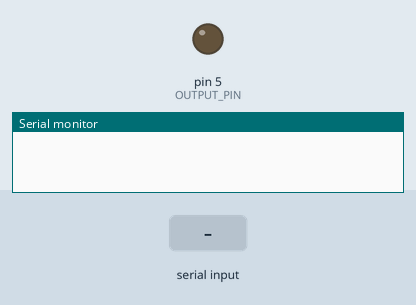
Simulated run of this sketch. Board: Arduino Uno, built with avr-gcc and run on an emulated ATmega328P. Shown: output pins drawn as LEDs (lit = HIGH), the last lines printed to the serial monitor. The test bench sets the inputs (shaded band).

Above: at 1.2 s.
1.3 s: "90,45,200\n" received over Serial
At 1.6 s:
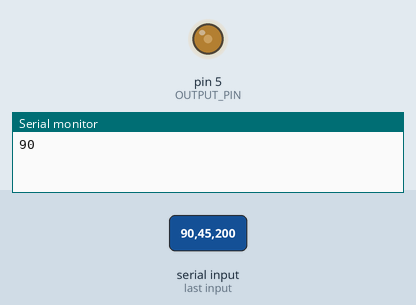
2.8 s: "30,150,10\n" received over Serial
At 3.9 s:
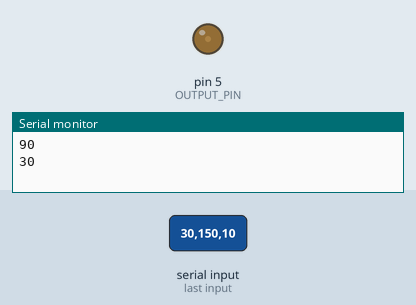
4.3 s: "90,45\n" received over Serial
At 4.9 s:
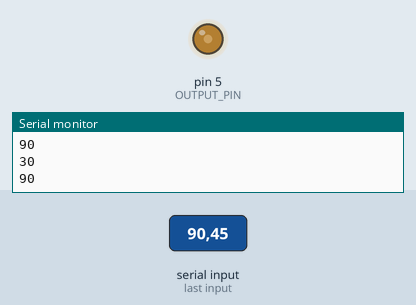
5.8 s: "30,150\n" received over Serial
At 6.1 s:
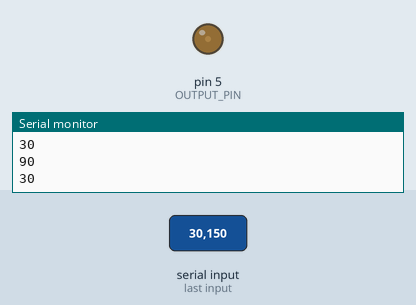
Timing chart, 0 to 8.3 s (numbered marks = the images above; inputs shaded):
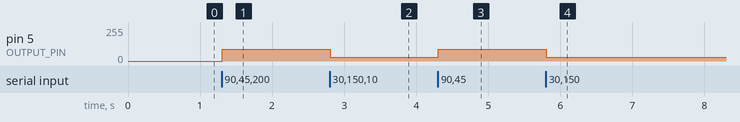

Measured:
- after the input at 1.3 s, pin 5 (OUTPUT_PIN): 0/255 → 90/255 at once
- after the input at 2.8 s, pin 5 (OUTPUT_PIN): 90/255 → 30/255 at once
- after the input at 4.3 s, pin 5 (OUTPUT_PIN): 30/255 → 90/255 at once
- after the input at 5.8 s, pin 5 (OUTPUT_PIN): 90/255 → 30/255 at once

The sketch:

arduino_Example2.ino
```cpp
#define NUM_VALUES 1
#define OUTPUT_PIN 5

int incomingValues[NUM_VALUES];
const int DELAY_MS = 500;

void setup() {
  Serial.begin(9600);
  pinMode(OUTPUT_PIN, OUTPUT);
}

void loop() {
  // Check to see if there is any incoming serial data
  if(Serial.available() > 0){

    // read string until the endo of the line
    String rcvdSerialData = Serial.readStringUntil('\n');
    split(rcvdSerialData, incomingValues, NUM_VALUES);

     for (int j=0; j < NUM_VALUES; j++) {
      analogWrite(OUTPUT_PIN,incomingValues[j]);
      delay(DELAY_MS);
  }

}

}

void split(String inputString, int returnData[], int numOfValues)
{
  int index = 0;
  int lastPos = 0;

  for (int i = 0; i < inputString.length(); i++)
  {
    if (inputString.charAt(i) == ',' && index < numOfValues)
    {
      String tempStr = inputString.substring(lastPos, i);
      Serial.println(tempStr);
      returnData[index] = tempStr.toInt();
      index++;
      lastPos = i + 1;
    }
  }
}
```
